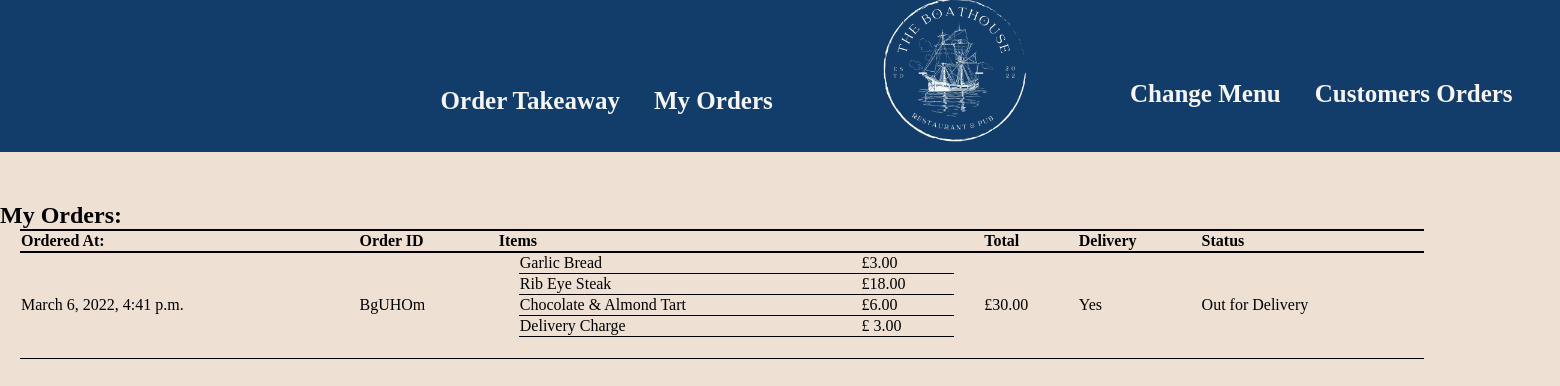
/my_orders/ (signed in), run on an earlier commit of the app's database.
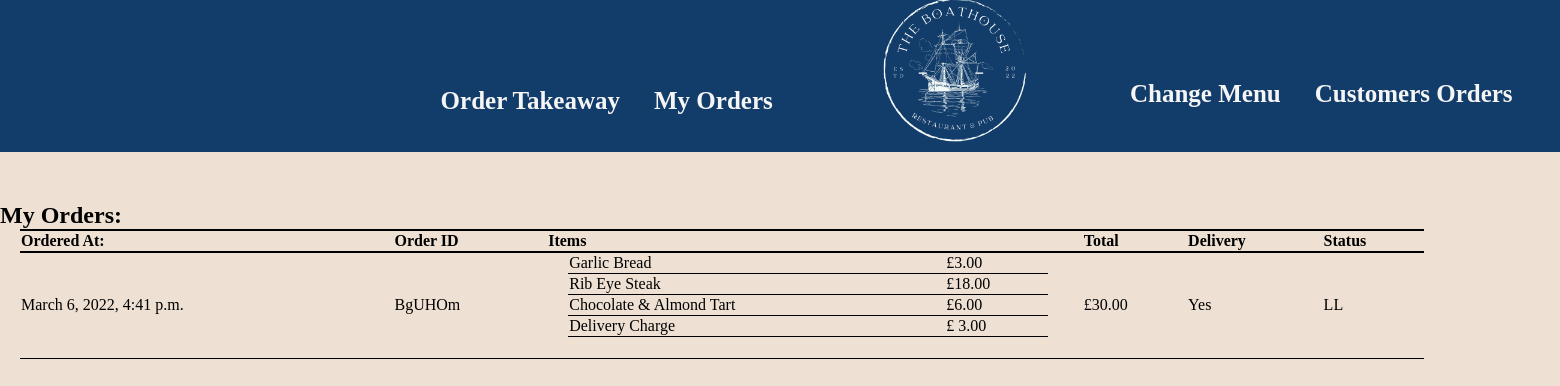
And on a later commit of the database.
### menu/models.py (models this page shows, shortened)
class Order(models.Model):
    Ordering = "OR"
    Pending = "PE"
    Delivery = "DL"
    Collect = "CL"
    Complete = "CO"
    Delivery = "DL"
    Collection = "CL"
    status_type = [(Ordering, "Ordering"),(Pending, "Pending"), (Delivery, "Out for Delivery"), (Collect, "Ready for Collection"), (Complete, "Complete")]
    delivery_type = [(Delivery, "Delivery"),(Collection, "Collection")]
    time = models.DateTimeField(auto_now_add = True, editable= False) #automatically adds the time of when the data was added to the database
    order_code = models.CharField(max_length=6, primary_key=True, editable=False, unique=True)
    customer = models.ForeignKey(CustomUser, on_delete=models.CASCADE, default = id(CustomUser)) #automatically adds the user of added the data to the database
    starter  = models.ForeignKey(Dish, on_delete=models.SET_DEFAULT, limit_choices_to= Q(course = "ST") | Q(course = "EM"), related_name='starter', default= id(1)) # defaults the field input to a blank dish worth £0
    main = models.ForeignKey(Dish, on_delete=models.SET_DEFAULT, limit_choices_to=Q(course = "MA") | Q(course = "EM"), related_name='main', default= id(1))
    dessert = models.ForeignKey(Dish, on_delete=models.SET_DEFAULT, limit_choices_to=Q(course = "DE") | Q(course = "EM"), related_name='dessert', default= id(1))
    delivery = models.CharField(max_length = 2, choices= delivery_type, default = "DL")
    status = models.CharField(max_length = 2, choices= status_type, default = "OR")
    @property
    def get_total(self):
        prices =[self.starter.price, self.main.price, self.dessert.price]
        total = 0
        for price in prices:
                total += price
        if self.delivery == "DL":
            total += 3
        return total

class Dish(models.Model):
    Empty = "EM"
    Starter = "ST"
    Main = "MA"
    Dessert = "DE"
    Meat = "ME"
    Fish = "FI"
    Vegetarian = "VE"
    course_type = [(Empty, " "), (Starter, "Starter"), (Main, "Main"), (Dessert, "Dessert")]
    dietry_type = [(Meat, "Meat"), (Fish, "Fish"), (Vegetarian, "Vegetarian")]
    course = models.CharField(max_length = 2, choices= course_type, default = "ST")
    name = models.CharField(max_length= 50, blank =True)
    descrip= models.CharField(max_length= 150, blank =True, verbose_name= "description")
    diet = models.CharField(max_length = 2, choices= dietry_type, blank = True)
    price = models.FloatField(validators=[MinValueValidator(0.00)], default=0.00)
    def __str__(self):
        return self.name

### menu/views.py (the view)
# urls.py: path("my_orders/", views.MyOrderView.as_view(), name="myorders"),
class MyOrderView(LoginRequiredMixin, ListView):
        model = Order
        template_name = "menu/my_orders.html"
        def get_queryset(self):
            return Order.objects.filter(customer = self.request.user).order_by("-time")

### menu/templatetags/auth_extras.py (called while the page is built)
@register.filter(name='has_group')
def has_group(user, group_name):
    return user.groups.filter(name=group_name).exists()

### menu/templates/menu/my_orders.html (shortened to what this page needs)
<!DOCTYPE html>
{% extends 'menu/base.html' %}
{% block content %}
<h2>My Orders:</h2>
<table>
  <tr>
    <th>Ordered At:</th>
    <th>Order ID</th>
    <th>Items</th>
    <th>Total</th>
    <th>Delivery</th>
    <th>Status</th>
  </tr>
  {% for order in object_list %}
    <tr>
        <td>{{order.time}}</td>
        <td>{{order.order_code}}</td>
        <td>
          <table>
              <tr>
                    <td>{{order.starter}}</td>
                    <td>£{{order.starter.price|floatformat:2}}</td>
          </tr>
          <tr>
                    <td>{{order.main}}</td>
                    <td>£{{order.main.price|floatformat:2}}</td>
          </tr>
          <tr>
                    <td>{{order.dessert}}</td>
                  <td>£{{order.dessert.price|floatformat:2}}</td>
          </tr>
          <tr>
            {% if order.delivery == "DL" %}
                <td>Delivery Charge</td>
                <td>£ 3.00</td>
            {% endif %}
          </tr>
        </table>
        </td>
        <td> £{{order.get_total|floatformat:2 }}</td>
        {% if order.delivery == "DL" %}
        <td>Yes</td>
        {% else %}
        <td>No</td>
        {% endif %}
        <td>{{order.get_status_display}}</td>
    </tr>
{% endfor %}
 </table>
{% endblock %}

What changed in the data, as far as the page shows it:
changed Order "BgUHOm": status "Out for Delivery" → "LL"
